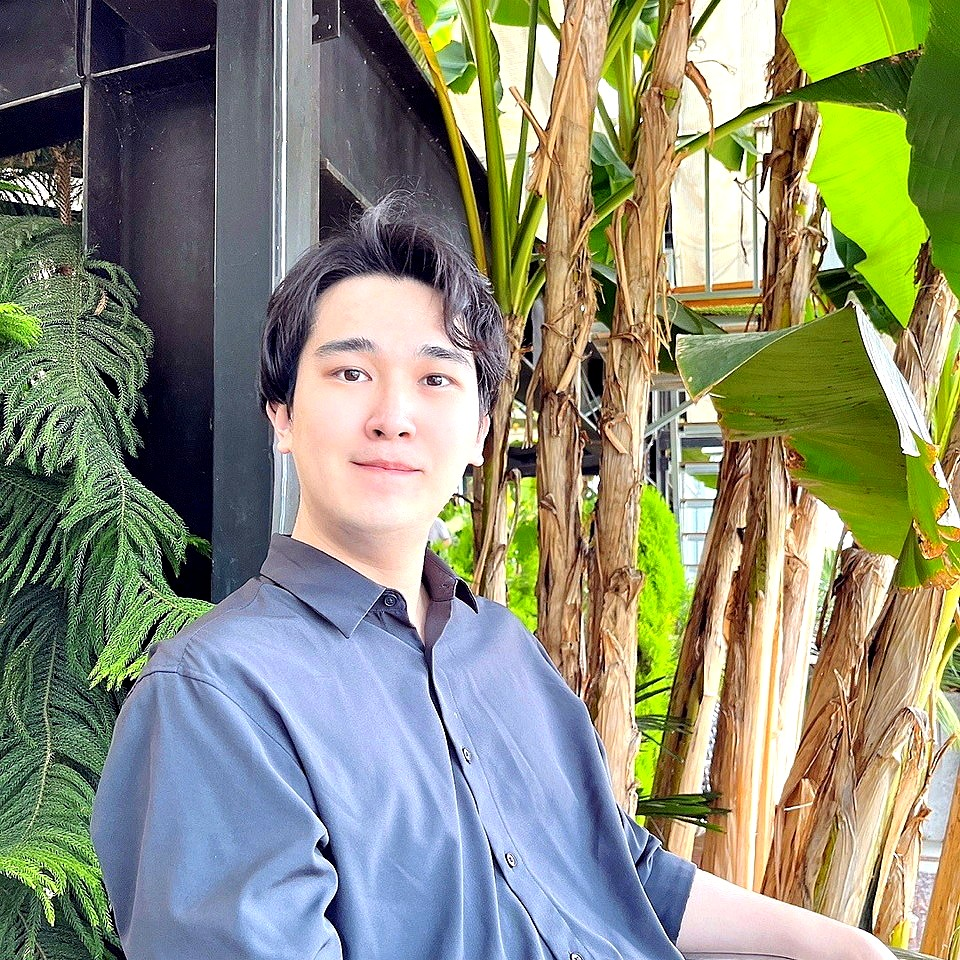
#> input picture assets/profile/derived/profile-card.jpg, 960 x 960 px
$ python brighten_profile_card.py
#> lines starting #> are read from the running program, lines starting #| are printed output that depends on the picture
#!/usr/bin/env python3
"""Lift the backlit, underexposed face/shirt on the career profile-card photo.

The portrait is backlit: bright banana-plant/sky background, face+shirt in shadow.
We lift shadows and midtones (so the subject brightens) while protecting highlights
(so the bright background doesn't blow out), add a touch of local contrast/warmth,
and keep it natural for a recruiter-facing portrait.
"""
from pathlib import Path
import numpy as np
from PIL import Image, ImageEnhance, ImageFilter, ImageOps

ROOT = Path(__file__).resolve().parents[1]
OUT = ROOT / 'assets/profile/derived/profile-card.jpg'
SRC = OUT  # work from the current (already retouched/optimized) image
BACKUP = ROOT / 'assets/profile/derived/_pre_hero_replace/profile-card-before-brighten.jpg'
BACKUP.parent.mkdir(parents=True, exist_ok=True)
if OUT.exists() and not BACKUP.exists():
    BACKUP.write_bytes(OUT.read_bytes())

im = Image.open(SRC).convert('RGB')
#> im is the input picture: PIL image 960x960 RGB; mean R, G, B 139.3, 141.5, 119.1
im = ImageOps.exif_transpose(im)
a = np.asarray(im).astype(np.float32) / 255.0

# Luminance for a highlight-protecting shadow lift.
lum = 0.299 * a[..., 0] + 0.587 * a[..., 1] + 0.114 * a[..., 2]
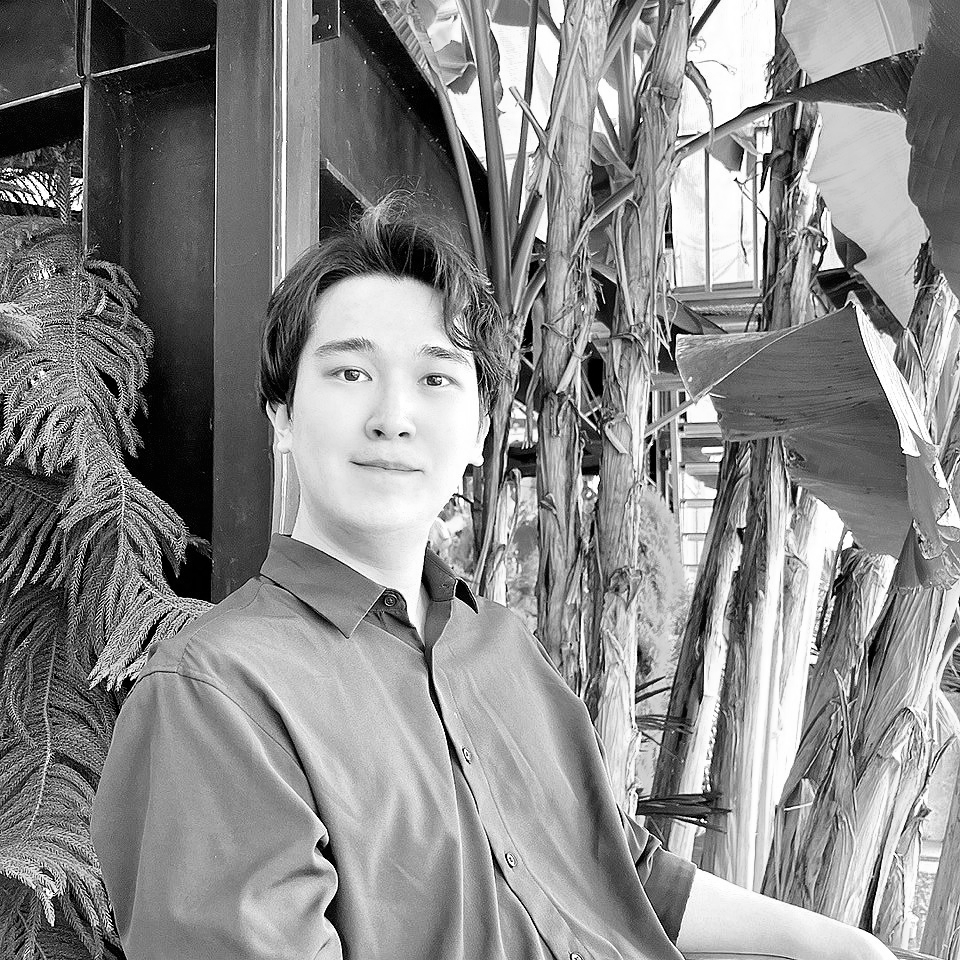
#> lum: shape (960, 960) float32; min 0, max 1, mean 0.542

def make(strength_gamma, shadow_lift, label, contrast, color, sharp):
#> called with strength_gamma = 0.85, shadow_lift = 0.07, label = 'v1', contrast = 1.04, color = 1.04, sharp = 1.06
    x = a.copy()
    # Gamma < 1 brightens midtones/shadows.
    x = np.clip(x, 0, 1) ** strength_gamma
    # Add an extra shadow lift weighted toward dark areas, fading out in highlights.
    shadow_w = np.clip(1.0 - lum, 0, 1) ** 1.4  # strongest in shadows
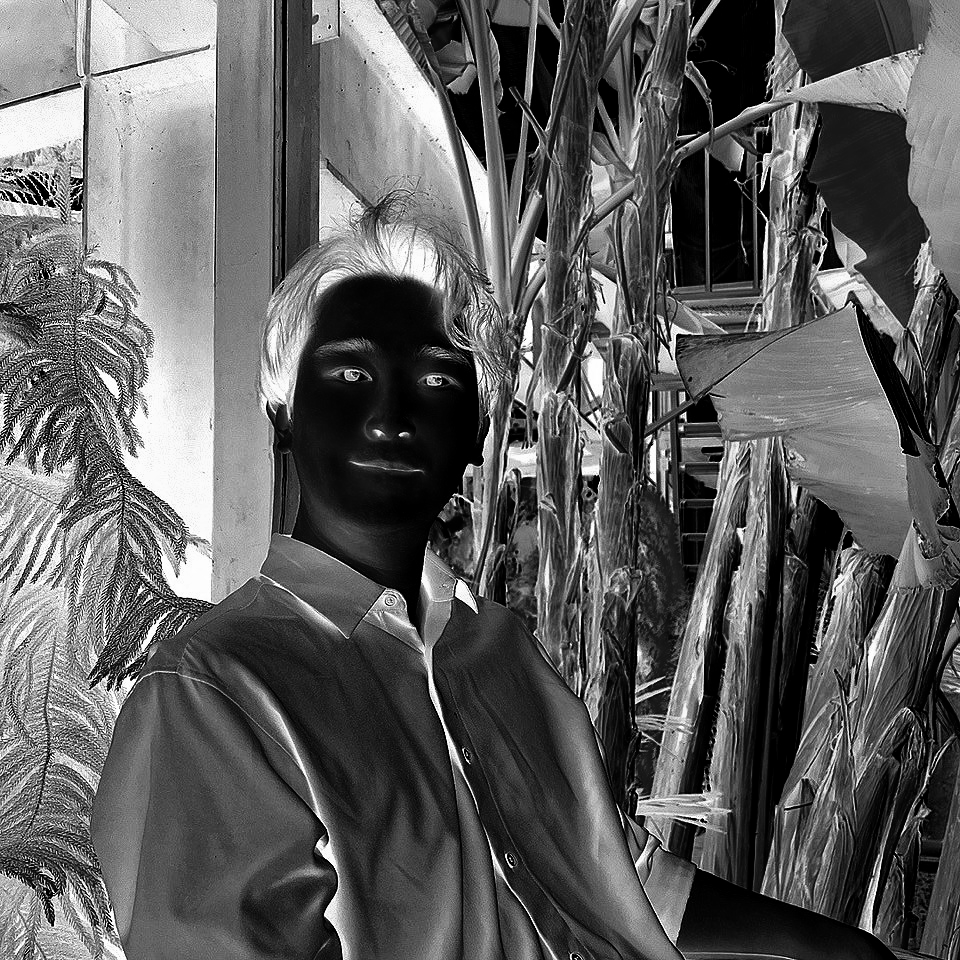
#> shadow_w: shape (960, 960) float32; min 0, max 1, mean 0.371
    x = x + (shadow_lift * shadow_w[..., None])
    x = np.clip(x, 0, 1)
    out = Image.fromarray((x * 255).astype('uint8'))
    out = ImageEnhance.Contrast(out).enhance(contrast)
    out = ImageEnhance.Color(out).enhance(color)
    out = ImageEnhance.Sharpness(out).enhance(sharp)
    out = out.filter(ImageFilter.UnsharpMask(radius=1.0, percent=30, threshold=2))
    p = ROOT / f'assets/profile/derived/_profile_bright_{label}.png'
    out.save(p, 'PNG')
    g = np.asarray(out.convert('L')).astype(float)
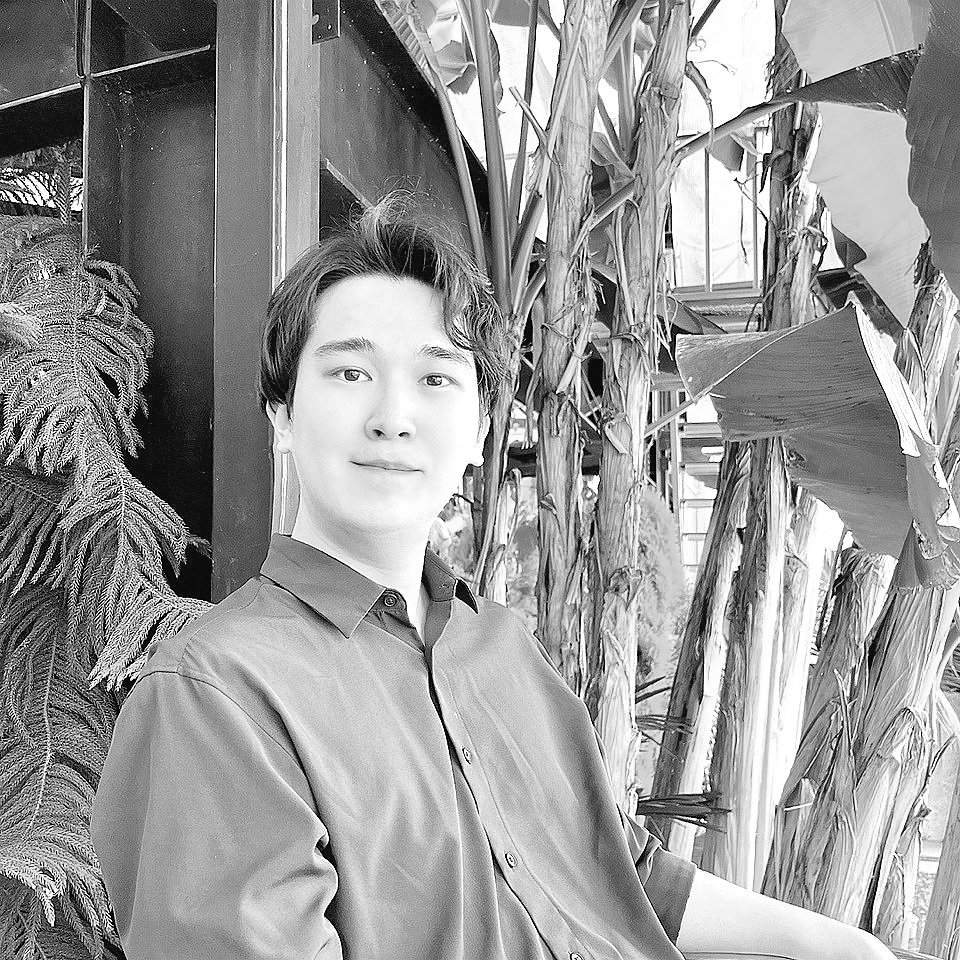
#> g: shape (960, 960) float64; min 0, max 255, mean 152.4
    print(f'{label}: mean {g.mean():.1f}  -> {p}')
#| v1: mean 152.4  -> assets/profile/derived/_profile_bright_v1.png
    return out

# Moderate vs stronger lift.
v1 = make(0.85, 0.07, 'v1', contrast=1.04, color=1.04, sharp=1.06)
v2 = make(0.78, 0.11, 'v2', contrast=1.05, color=1.05, sharp=1.08)
#| v2: mean 161.1  -> assets/profile/derived/_profile_bright_v2.png

# Contact sheet for quick side-by-side.
orig_small = im.resize((480, 480), Image.Resampling.LANCZOS)
v1_small = v1.resize((480, 480), Image.Resampling.LANCZOS)
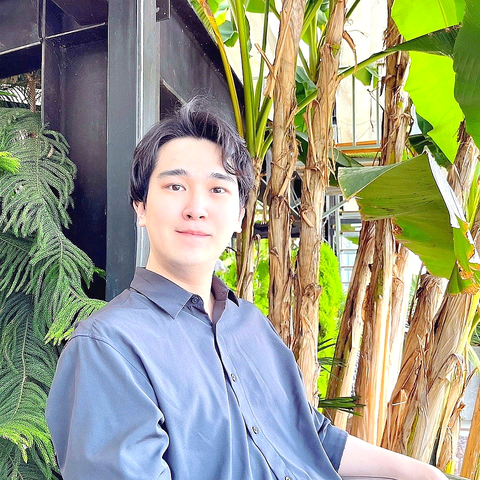
#> v1_small: PIL image 480x480 RGB; mean R, G, B 153.5, 155.7, 131.8
v2_small = v2.resize((480, 480), Image.Resampling.LANCZOS)
sheet = Image.new('RGB', (480 * 3, 480), 'white')
#> sheet: PIL image 1440x480 RGB; every value is 255
sheet.paste(orig_small, (0, 0))
sheet.paste(v1_small, (480, 0))
sheet.paste(v2_small, (960, 0))
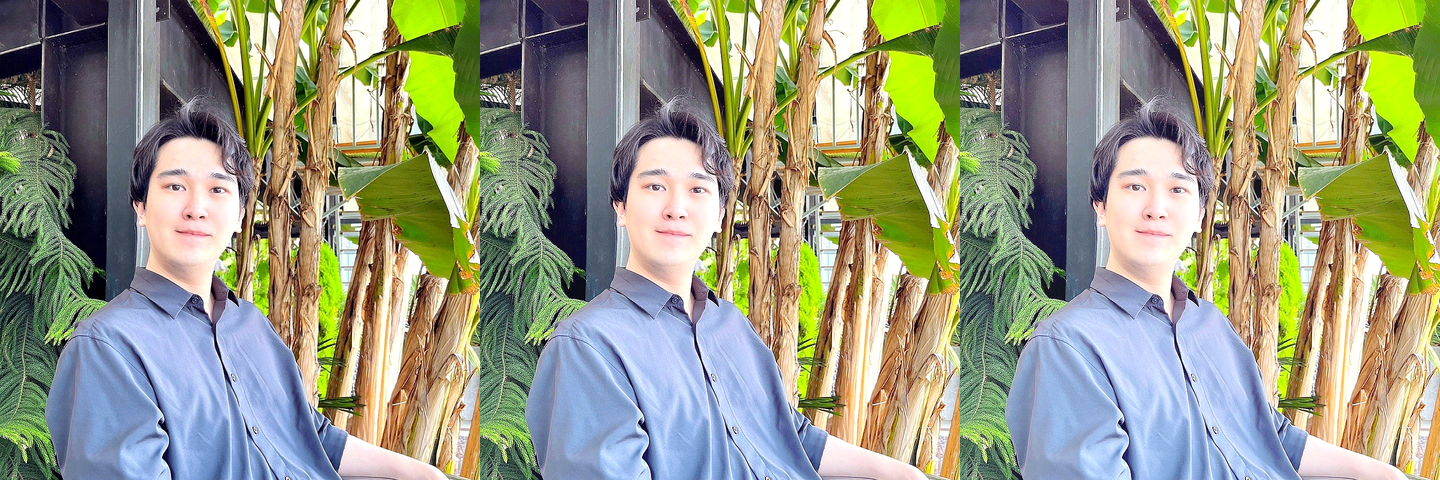
#> sheet: PIL image 1440x480 RGB; mean R, G, B 151.6, 153.8, 130.2
sheet_p = ROOT / 'assets/profile/derived/_profile_bright_compare.png'
sheet.save(sheet_p)
print(f'compare (orig | v1 | v2): {sheet_p}')

$ run again, with assets/profile/derived/_retouch_contact_sheet.jpg copied over assets/profile/derived/profile-card.jpg
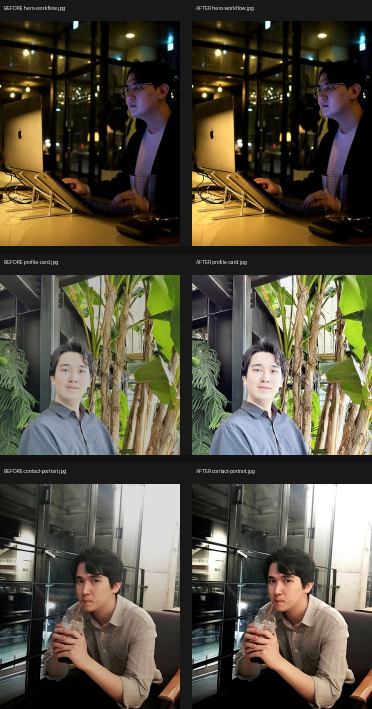
#> input picture assets/profile/derived/_retouch_contact_sheet.jpg, 744 x 1418 px (shown at 1/2 size)
#> im is the input picture: PIL image 744x1418 RGB; mean R, G, B 85, 79.2, 63.2
#| v1: mean 98.3  -> assets/profile/derived/_profile_bright_v1.png
#| v2: mean 110.2  -> assets/profile/derived/_profile_bright_v2.png
#> `v1_small = v1.resize((480, 480), Image.Resampling.LANCZOS)`:
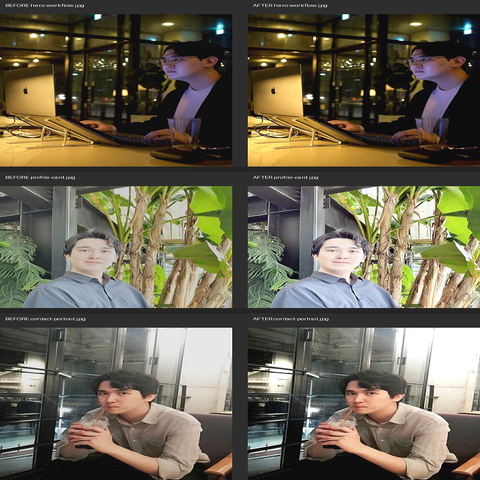
#> v1_small: PIL image 480x480 RGB; mean R, G, B 104.5, 98.5, 80.6
#> `sheet.paste(v2_small, (960, 0))`:
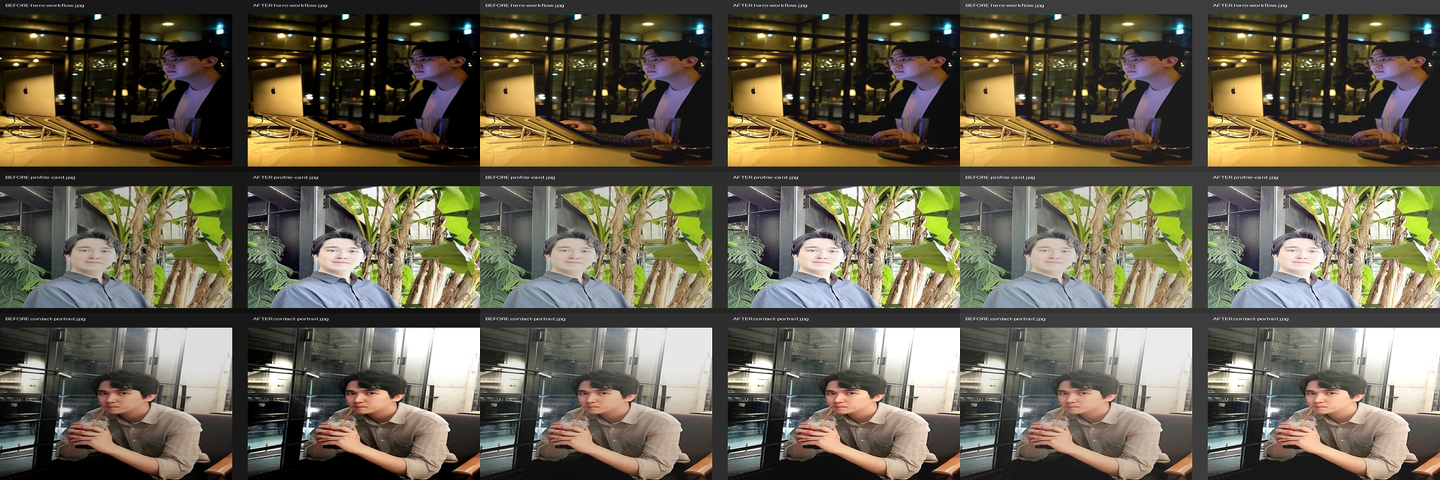
#> sheet: PIL image 1440x480 RGB; mean R, G, B 102, 96.1, 78.6

$ run again, with assets/profile/derived/contact-portrait.jpg copied over assets/profile/derived/profile-card.jpg
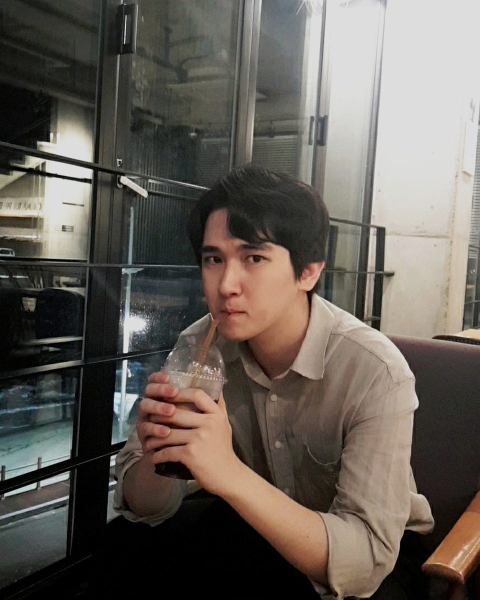
#> input picture assets/profile/derived/contact-portrait.jpg, 960 x 1200 px (shown at 1/2 size)
#> im is the input picture: PIL image 960x1200 RGB; mean R, G, B 100.7, 94.1, 86.9
#| v1: mean 114.1  -> assets/profile/derived/_profile_bright_v1.png
#| v2: mean 125.4  -> assets/profile/derived/_profile_bright_v2.png
#> `v1_small = v1.resize((480, 480), Image.Resampling.LANCZOS)`:
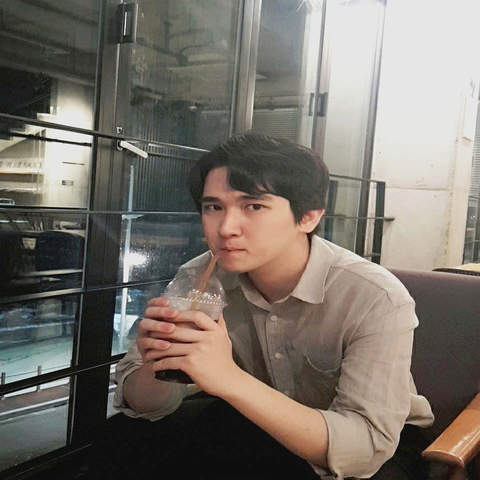
#> v1_small: PIL image 480x480 RGB; mean R, G, B 119.6, 112.9, 105
#> `sheet.paste(v2_small, (960, 0))`:
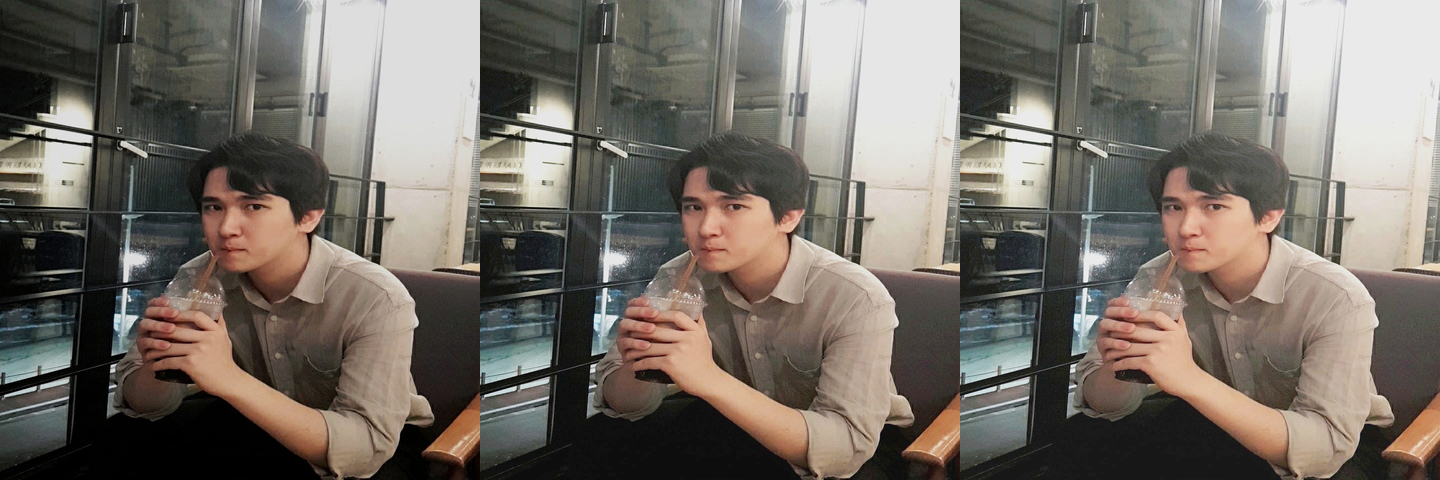
#> sheet: PIL image 1440x480 RGB; mean R, G, B 117.1, 110.5, 102.7
